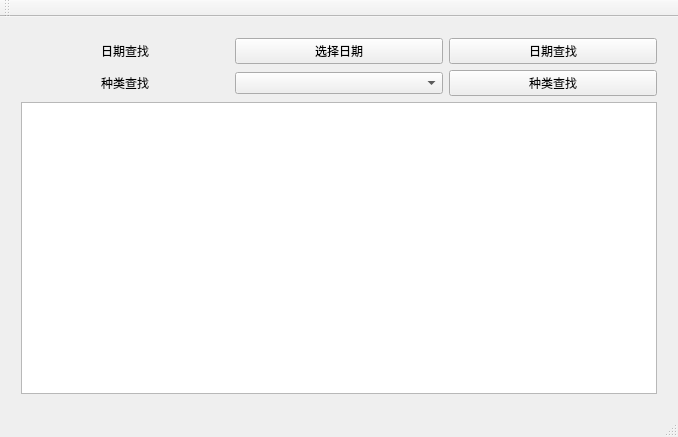
<?xml version="1.0" encoding="UTF-8"?>
<ui version="4.0">
 <class>FindWindowClass</class>
 <widget class="QMainWindow" name="FindWindowClass">
  <property name="geometry">
   <rect>
    <x>0</x>
    <y>0</y>
    <width>678</width>
    <height>437</height>
   </rect>
  </property>
  <property name="windowTitle">
   <string>FindWindow</string>
  </property>
  <widget class="QWidget" name="centralWidget">
   <layout class="QGridLayout" name="gridLayout_2">
    <item row="0" column="0">
     <layout class="QGridLayout" name="gridLayout">
      <property name="sizeConstraint">
       <enum>QLayout::SetNoConstraint</enum>
      </property>
      <property name="leftMargin">
       <number>10</number>
      </property>
      <property name="topMargin">
       <number>10</number>
      </property>
      <property name="rightMargin">
       <number>10</number>
      </property>
      <property name="bottomMargin">
       <number>10</number>
      </property>
      <item row="1" column="1">
       <widget class="QComboBox" name="comboBox"/>
      </item>
      <item row="1" column="0">
       <widget class="QLabel" name="label_2">
        <property name="text">
         <string>种类查找</string>
        </property>
        <property name="alignment">
         <set>Qt::AlignCenter</set>
        </property>
       </widget>
      </item>
      <item row="0" column="0">
       <widget class="QLabel" name="label">
        <property name="text">
         <string>日期查找</string>
        </property>
        <property name="alignment">
         <set>Qt::AlignCenter</set>
        </property>
       </widget>
      </item>
      <item row="1" column="2">
       <widget class="QPushButton" name="pushButton_3">
        <property name="text">
         <string>种类查找</string>
        </property>
       </widget>
      </item>
      <item row="0" column="1">
       <widget class="QPushButton" name="pushButton">
        <property name="text">
         <string>选择日期</string>
        </property>
       </widget>
      </item>
      <item row="0" column="2">
       <widget class="QPushButton" name="pushButton_2">
        <property name="text">
         <string>日期查找</string>
        </property>
       </widget>
      </item>
      <item row="2" column="0" colspan="3">
       <widget class="QTableView" name="tableView"/>
      </item>
     </layout>
    </item>
   </layout>
  </widget>
  <widget class="QMenuBar" name="menuBar">
   <property name="geometry">
    <rect>
     <x>0</x>
     <y>0</y>
     <width>678</width>
     <height>26</height>
    </rect>
   </property>
  </widget>
  <widget class="QToolBar" name="mainToolBar">
   <attribute name="toolBarArea">
    <enum>TopToolBarArea</enum>
   </attribute>
   <attribute name="toolBarBreak">
    <bool>false</bool>
   </attribute>
  </widget>
  <widget class="QStatusBar" name="statusBar"/>
 </widget>
 <layoutdefault spacing="6" margin="11"/>
 <resources/>
 <connections/>
</ui>
